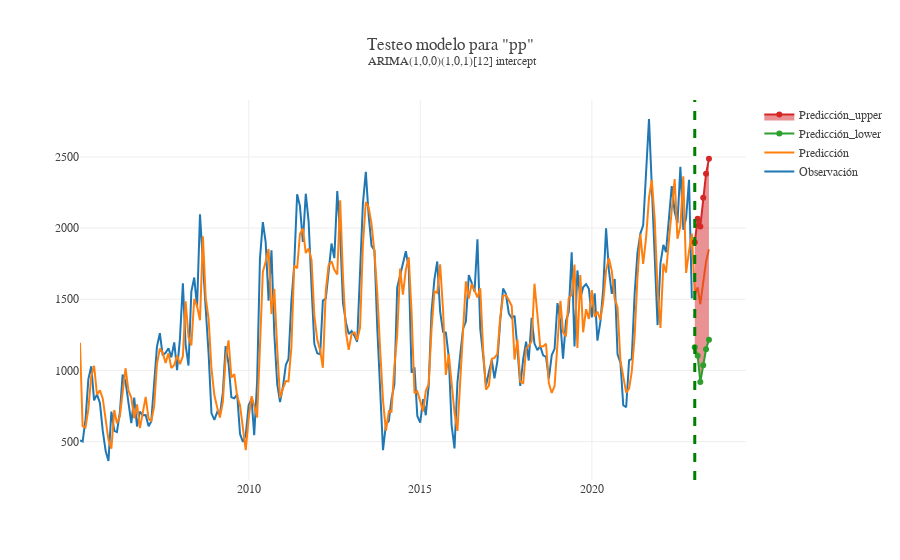

The cell this chart's notebook holds for it:
### Code cell
plot_sarima_variable(variable="pp", df = df)

### Figure 1 — Plotly figure (JSON) as saved in the notebook; plotly's stock layout.template omitted (floating-point values rounded to 4 significant figures; data arrays with more than 128 entries replaced by an {"elided": "..."} marker saying what was removed)
{"data": [{"name": "Observación", "type": "scatter", "x": {"elided": "221 str values"}, "y": {"elided": "221 float values"}}, {"name": "Predicción", "type": "scatter", "x": {"elided": "221 str values"}, "y": {"elided": "221 float values"}}, {"name": "Predicción_lower", "type": "scatter", "x": ["2022-12-31T00:00:00", "2023-01-31T00:00:00", "2023-02-28T00:00:00", "2023-03-31T00:00:00", "2023-04-30T00:00:00", "2023-05-31T00:00:00"], "y": [1163.0, 1103.0, 918.2, 1037.0, 1149.0, 1216.0]}, {"fill": "tonexty", "name": "Predicción_upper", "type": "scatter", "x": ["2022-12-31T00:00:00", "2023-01-31T00:00:00", "2023-02-28T00:00:00", "2023-03-31T00:00:00", "2023-04-30T00:00:00", "2023-05-31T00:00:00"], "y": [1900.0, 2065.0, 2012.0, 2214.0, 2381.0, 2486.0]}], "layout": {"font": {"family": "georgia"}, "shapes": [{"line": {"color": "green", "dash": "dash", "width": 3}, "type": "line", "x0": "2022-12-31T00:00:00", "x1": "2022-12-31T00:00:00", "xref": "x", "y0": 0, "y1": 1, "yref": "y domain"}], "title": {"text": "Testeo modelo para \"pp\"<br><sup> ARIMA(1,0,0)(1,0,1)[12] intercept"}}}
